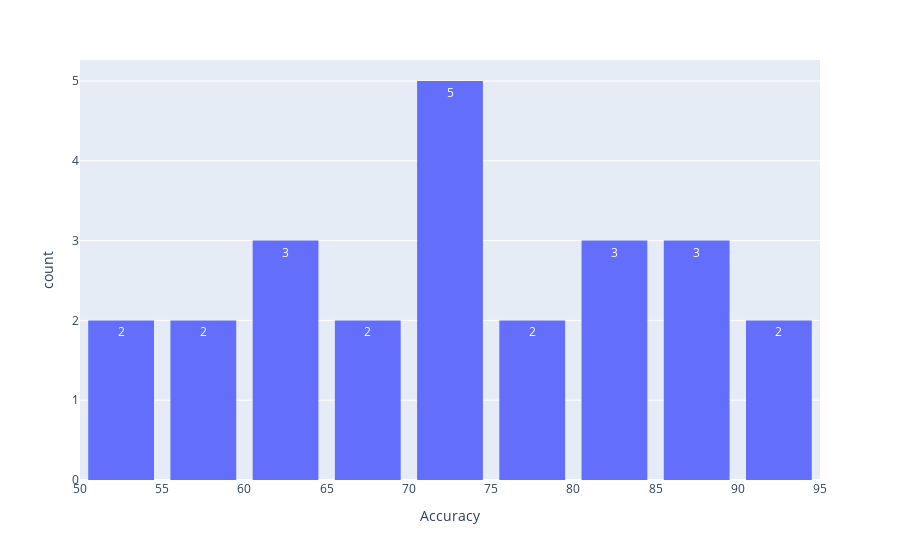

Notebook code cell kept with this figure:
### Code cell
fig = px.histogram(x=final_table['accuracy'].apply(lambda x: x * 100), nbins=10,
                   labels={'x':'Accuracy'}, text_auto=True)
fig.update_layout(bargap=0.2)
fig.show()

### Figure 1 — Plotly figure (JSON) as saved in the notebook; plotly's stock layout.template omitted (floating-point values rounded to 4 significant figures)
{"data": [{"bingroup": "x", "hovertemplate": "Accuracy=%{x}<br>count=%{y}<extra></extra>", "legendgroup": "", "marker": {"color": "#636efa", "pattern": {"shape": ""}}, "name": "", "nbinsx": 10, "orientation": "v", "showlegend": false, "texttemplate": "%{value}", "type": "histogram", "x": [NaN, NaN, 81.25, 86.18, 83.41, 50.65, 74.47, 56.0, 68.42, 91.18, NaN, 56.75, 71.7, NaN, 61.86, NaN, 78.57, 89.47, 72.69, 51.85, 91.79, 71.43, NaN, 66.67, 71.43, 84.96, NaN, 87.5, 60.32, 60.38, 78.57, NaN], "xaxis": "x", "yaxis": "y"}], "layout": {"bargap": 0.2, "barmode": "relative", "legend": {"tracegroupgap": 0}, "margin": {"t": 60}, "xaxis": {"anchor": "y", "domain": [0, 1], "title": {"text": "Accuracy"}}, "yaxis": {"anchor": "x", "domain": [0, 1], "title": {"text": "count"}}}}
